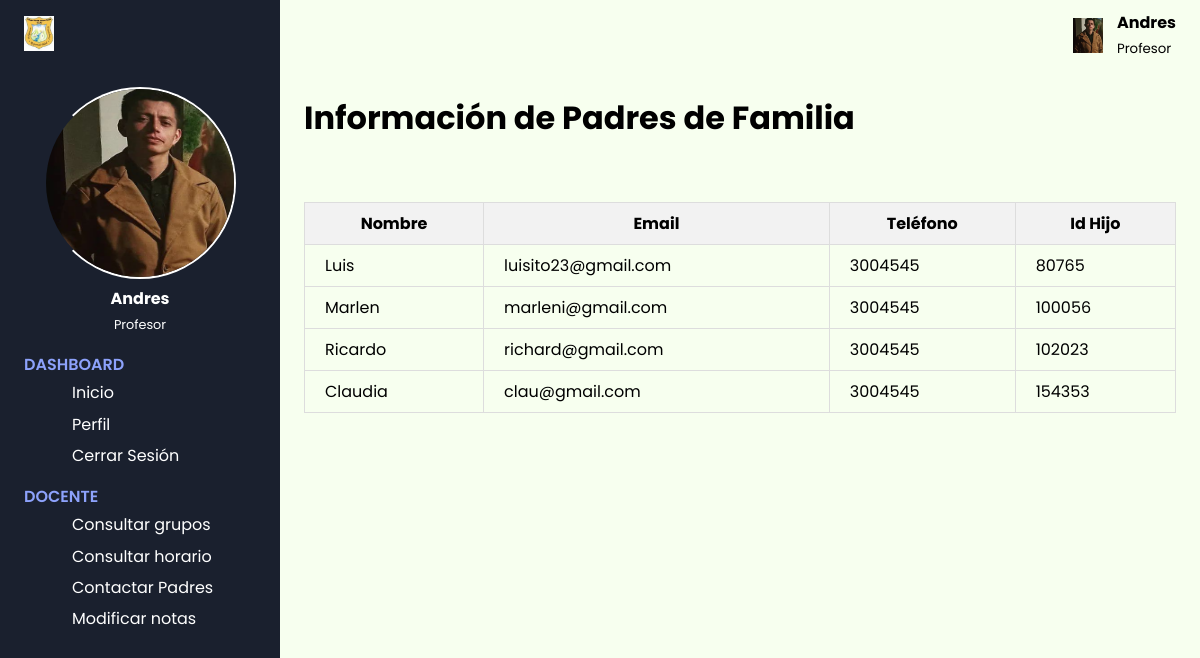
Screenshot of /logic/profesor/contactarPadres.php?profesor=andreita32@gmail.com with the database file from the repository.
### tables this page shows
CREATE TABLE `profesor` (
  `id` int(11) NOT NULL,
  `nombre` varchar(50) NOT NULL,
  `profesion` varchar(50) NOT NULL,
  `edad` int(11) NOT NULL,
  `email` varchar(50) NOT NULL,
  `contrasena` varchar(50) NOT NULL,
  `telefono` int(15) NOT NULL,
  `area` varchar(50) NOT NULL
);

CREATE TABLE `padre` (
  `id` int(11) NOT NULL,
  `nombre` varchar(50) NOT NULL,
  `profesion` varchar(50) NOT NULL,
  `email` varchar(50) NOT NULL,
  `telefono` varchar(50) NOT NULL,
  `idEs` int(11) NOT NULL,
  `contrasena` varchar(50) NOT NULL
);

### config/db.php (called while the page is built, shortened)
<?php
    class DataBase{
        function connect(){
            $servername = "localhost";
            $username = "root";
            $password = "";
            $dbname = "colegiosga";
            $url=mysqli_connect($servername,$username,$password) or die("No se pudo conectar a la base de datos" .mysqli_error($url));
            mysqli_select_db($url,$dbname) or die("No se pudo seleccionar a la base de datos" .mysqli_error($url));
            return $url;
        }
    }
?>

### logic/profesor/crud_profe.php (called while the page is built, shortened)
<?php
class Crud_profe {
    private $conexion;
    public function __construct($conexion) {
        $this->conexion = $conexion;
    }
    public function obtenerProfesor($email) {
        $query = "SELECT * FROM profesor WHERE email = '$email'";
        $result = mysqli_query($this->conexion, $query);
        if (mysqli_num_rows($result) > 0) {
            return mysqli_fetch_assoc($result);
        } else {
            return null;
        }
    }
}
?>

### logic/padre/crud_padre.php (called while the page is built, shortened)
<?php
class Crud_padre {
    private $conexion;
    public function __construct($conexion) {
        $this->conexion = $conexion;
    }
    public function obtenerTodos() {
        $query = "SELECT * FROM padre";
        $result = mysqli_query($this->conexion, $query);
        $padres = [];
        if (mysqli_num_rows($result) > 0) {
            while ($row = $result->fetch_assoc()) {
                $padres[] = $row;
            }
        }else {
            return null;
        }
        return $padres;
    }
}
?>

### logic/profesor/contactarPadres.php (the view, shortened to what this page needs)
<?php
include("../../pages/Dashboard/profesorDs.php");
include("../../logic/padre/crud_padre.php");
$db = new DataBase();
$crud_p = new Crud_padre($db->connect());
$padres = $crud_p->obtenerTodos();
?>
<!DOCTYPE html>
<html lang="es">
    <div class="main-content">
        <header>
            <div class="menu-toggle">
                <label for="nav-toggle">
                </label>
            </div>
            <div class="header-icons foto-perfil">
                <img src="/sources/img/admin.png" width="30px" alt="foto de perfil">
                <div class="info-p">
                    <h4><?php echo $profesor["nombre"]; ?></h4>
                    <small>Profesor</small>
                </div>
            </div>
        </header>
        <main>
        <h1>Información de Padres de Familia</h1>
        <br>
        <div class="page-header inicio">
                <table>
                    <thead>
                        <tr>
                            <th>Nombre</th>
                            <th>Email</th>
                            <th>Teléfono</th>
                            <th>Id Hijo</th>
                        </tr>
                    </thead>
                    <tbody>
                        <?php foreach ($padres as $padre): ?>
                            <tr>
                                <td><?php echo htmlspecialchars($padre['nombre']); ?></td>
                                <td><?php echo htmlspecialchars($padre['email']); ?></td>
                                <td><?php echo htmlspecialchars($padre['telefono']); ?></td>
                                <td><?php echo htmlspecialchars($padre['idEs']); ?></td>
                            </tr>
                        <?php endforeach; ?>
                    </tbody>
                </table>
            </div>
        </main>
    </div>
</body>
</html>

### pages/Dashboard/profesorDs.php (shortened to what this page needs)
<?php
include("../../logic/profesor/crud_profe.php");
include("../../config/db.php");
$db = new DataBase();
$crud_p = new Crud_profe($db->connect());
if (isset($_GET['profesor'])) {
    $email = urldecode($_GET['profesor']);
    $profesor = $crud_p->obtenerProfesor($email);
}
?>
<!DOCTYPE html>
<html lang="es">
<head>
    <link rel="stylesheet" href="../../css/Prodashboard.css">
    <link rel="stylesheet" href="https://cdn.jsdelivr.net/npm/line-awesome/dist/line-awesome/css/line-awesome.min.css">
</head>
<body>
    <div class="sidebar">
        <div class="sidebar-brand">
            <div class="brand-flex">
                <img src="../../sources/img/Colegio Nicolas Gomez Davila (IED).jpg" width="30px" alt="logo">
                <div class="brand-icons">
                </div>
            </div>
        </div>
        <div class="sidebar-main">
            <div class="sidebar-user">
                <img src="../../sources/img/admin.png" alt="foto de perfil">
                <div>
                    <h3><?php echo $profesor["nombre"]; ?></h3>
                    <span>Profesor</span>
                </div>
            </div>
            <div class="sidebar-menu">
                <div class="menu-head">
                    <span>Dashboard</span>
                </div>
                <ul>
                    <li>
                        <a href="../../logic/profesor/inicio.php?profesor=<?php echo $email; ?>">
                            <span>Inicio</span>
                        </a>
                    </li>
                    <li>
                        <a href="../../logic/profesor/perfilProfesor.php?profesor=<?php echo $email; ?>">
                            <span>Perfil</span>
                        </a>
                    </li>
                    <li>
                        <a href="../../index.php"><?php session_destroy() ?>
                            <span>Cerrar Sesión</span>
                        </a>
                    </li>
                </ul>
                <div class="menu-head">
                    <span>Docente</span>
                </div>
                <ul>
                    <li>
                        <a href="#">
                            <span>Consultar grupos</span>
                        </a>
                    <li>
                        <a href="#">
                            <span>Consultar horario</span>
                        </a>
                    </li>
                    <li>
                    <a href="../../logic/profesor/contactarPadres.php?profesor=<?php echo $email;?>">
                            <span>Contactar Padres</span>
                        </a>
                    </li>
                    <li>
                       <a href="../../logic/profesor/notasProfe.php?profesor=<?php echo $email; ?>">
                            <span>Modificar notas</span>
                        </a>
                    </li>
                </ul>
            </div>
        </div>
    </div>
</body>
</html>

### css/Prodashboard.css (style rules this page uses)
:root { --color-main: #1a202e; }
* { font-family: 'Poppins', sans-serif; box-sizing: border-box; text-decoration: none; list-style-type: none; margin: 0; }
.sidebar { width: 280px; position: fixed; left: 0; top: 0; height: 100%; padding: 1rem 1.5rem; background-color: var(--color-main); color: #fff; overflow-y: auto; }
.sidebar-brand { height: 55px; }
.brand-flex { display: flex; align-items: center; justify-content: space-between; }
.sidebar-user { margin: 1rem 0rem 1rem 0rem; text-align: center; }
.sidebar-user img { width: 12rem; height: 12rem; border-radius: 50%; border-left: 2px solid transparent; border-right: 2px solid #fff; border-bottom: 2px solid #fff; border-top: 2px solid #fff; }
.sidebar-user h3 { font-size: 1rem; }
.sidebar-user span { font-size: 0.8rem; }
.sidebar-menu { margin-top: 0.5rem; }
.menu-head { text-transform: uppercase; color: #8da2fb; font-size: 1rem; font-weight: 600; margin-bottom: 0.2rem; }
.sidebar ul { margin-bottom: 1rem; }
.sidebar li { margin-bottom: 0.4rem; }
.sidebar li a { color: #fff; font-size: 0.5rem; display: flex; align-items: center; }
.sidebar li a span { font-size: 1rem; display: inline-block; margin-right: 0.5rem; }
header { height: 70px; display: flex; justify-content: space-between; align-items: center; background: #f7ffef; padding: 1rem 1.5rem; }
.menu-toggle label { height: 60px; width: 60px; display: grid; place-items: center; font-size: 1.5rem; border-radius: 50%; }
.header-icons img { display: inline-block; margin-left: .7rem; font-size: 1.4rem; }
.info-p { display: inline-block; margin-left: 10px; }
.main-content { margin-left: 280px; }
main { padding: 1.5rem; background: #f7ffef; min-height: calc(100vh - 70px); }
.page-header { display: flex; justify-content: space-between; margin: 35px 0 0 0; }
table { width: 100%; border-collapse: collapse; }
th, td { padding: 8px 20px; border: 1px solid #ddd; }
th { background-color: #f2f2f2; }

### rows the page displays
profesor: nombre "Andres"
padre: nombre "Luis", email "luisito23@gmail.com", telefono "3004545", idEs "80765"
padre: nombre "Marlen", email "marleni@gmail.com", telefono "3004545", idEs "100056"
padre: nombre "Ricardo", email "richard@gmail.com", telefono "3004545", idEs "102023"
padre: nombre "Claudia", email "clau@gmail.com", telefono "3004545", idEs "154353"
